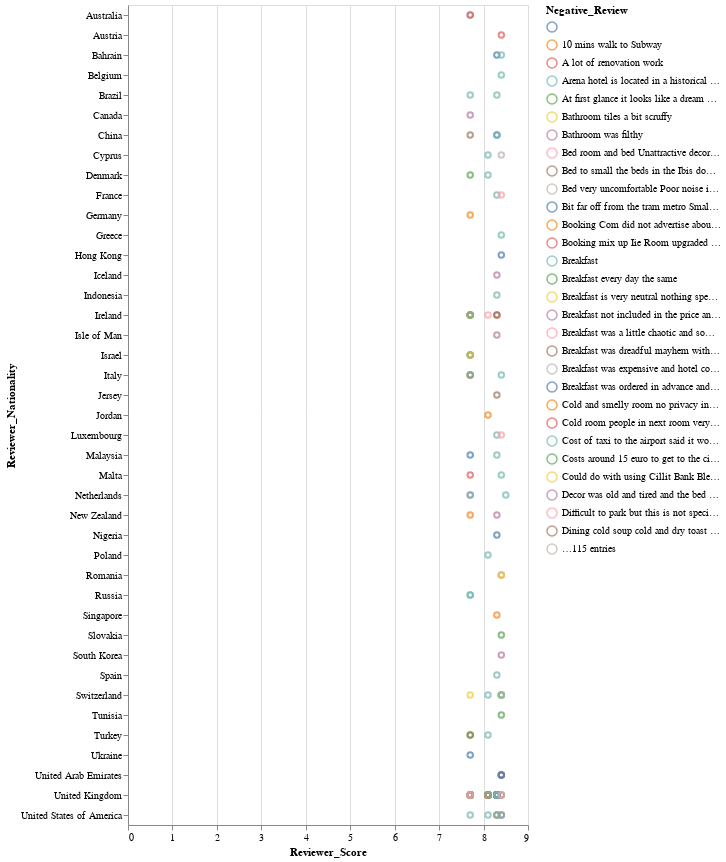

Here is the notebook cell this chart was saved with:
### Code cell
alt.Chart(df).mark_point().encode(
    x='Reviewer_Score',
    y='Reviewer_Nationality',
    color='Negative_Review')

### Figure 1 — Vega-Lite specification as saved in the notebook (floating-point values rounded to 4 significant figures; data arrays with more than 128 entries replaced by an {"elided": "..."} marker saying what was removed)
{"config": {"view": {"continuousWidth": 400, "continuousHeight": 300}}, "data": {"name": "data-e30e62c885cd365d2d65e3d9bd7763b4"}, "mark": "point", "encoding": {"color": {"type": "nominal", "field": "Negative_Review"}, "x": {"type": "quantitative", "field": "Reviewer_Score"}, "y": {"type": "nominal", "field": "Reviewer_Nationality"}}, "$schema": "https://vega.github.io/schema/vega-lite/v4.8.1.json", "datasets": {"data-e30e62c885cd365d2d65e3d9bd7763b4": {"elided": "239 records"}}}
